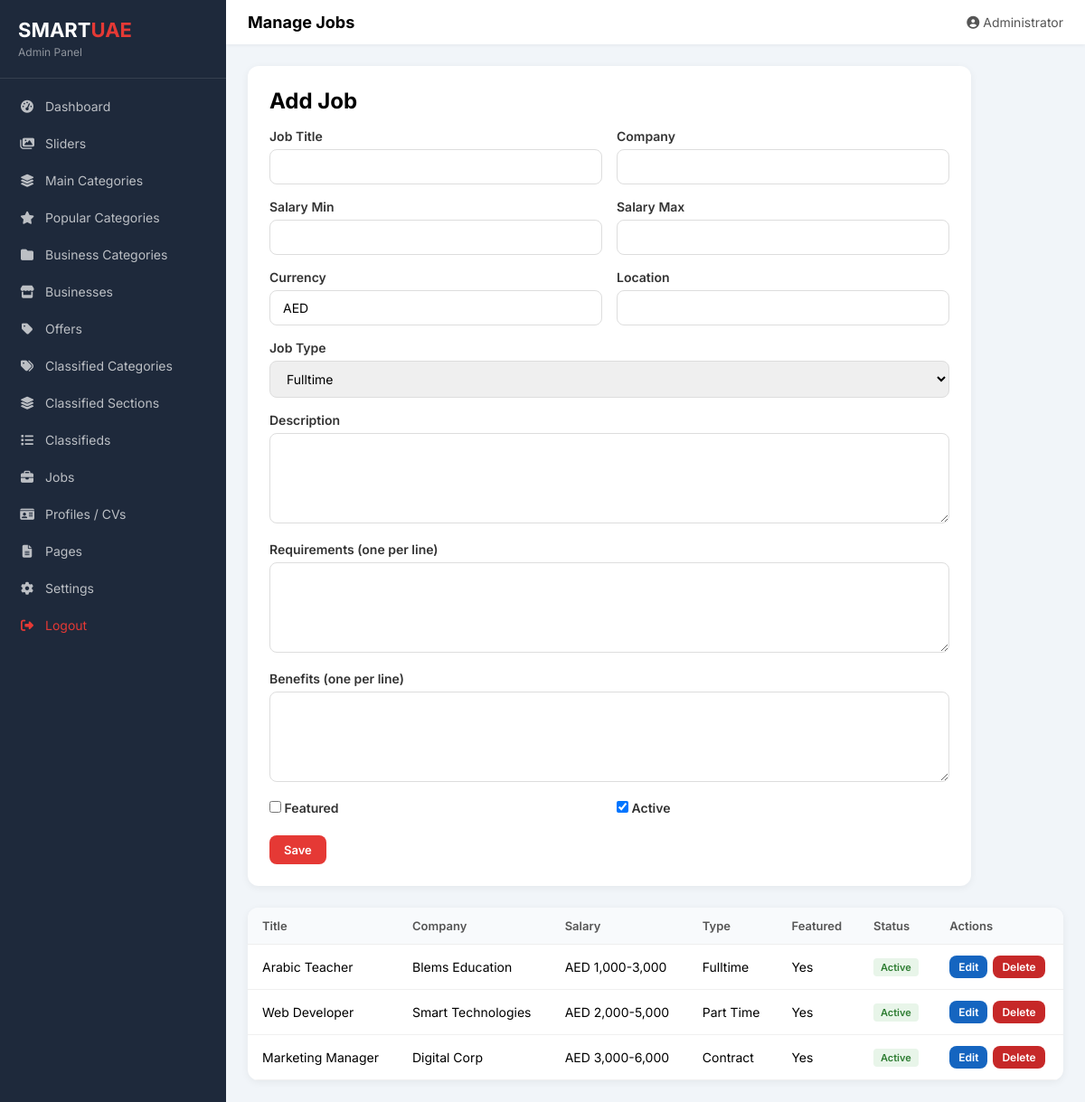
The app's page /admin/jobs.php (signed in) with its own data.
### tables this page shows
CREATE TABLE jobs (
    id INT AUTO_INCREMENT PRIMARY KEY,
    title VARCHAR(200) NOT NULL,
    company VARCHAR(200),
    company_logo VARCHAR(500),
    salary_min DECIMAL(10,2),
    salary_max DECIMAL(10,2),
    currency VARCHAR(10) DEFAULT 'AED',
    location VARCHAR(200),
    job_type ENUM('Fulltime', 'Part Time', 'Contract', 'Freelance') DEFAULT 'Fulltime',
    description TEXT,
    requirements TEXT,
    benefits TEXT,
    is_featured TINYINT(1) DEFAULT 0,
    is_active TINYINT(1) DEFAULT 1,
    posted_at TIMESTAMP DEFAULT CURRENT_TIMESTAMP
);

### includes/config.php (called while the page is built, shortened)
<?php
function e($str) {
    return htmlspecialchars($str ?? '', ENT_QUOTES, 'UTF-8');
}

### admin/jobs.php (the view, shortened to what this page needs)
<?php
require_once __DIR__ . '/../includes/config.php';
$db = getDB();
$editItem = null;
$items = $db->query("SELECT * FROM jobs ORDER BY posted_at DESC")->fetchAll();
include __DIR__ . '/includes/header.php';
?>
<div class="admin-form" style="margin-bottom: 24px;">
    <h2 style="margin-bottom: 16px;"><?= $editItem ? 'Edit' : 'Add' ?> Job</h2>
    <form method="POST">
        <div class="form-row">
            <div class="form-group"><label>Job Title</label><input type="text" name="title" value="<?= e($editItem['title'] ?? '') ?>" required></div>
            <div class="form-group"><label>Company</label><input type="text" name="company" value="<?= e($editItem['company'] ?? '') ?>" required></div>
        </div>
        <div class="form-row">
            <div class="form-group"><label>Salary Min</label><input type="number" step="0.01" name="salary_min" value="<?= e($editItem['salary_min'] ?? '') ?>"></div>
            <div class="form-group"><label>Salary Max</label><input type="number" step="0.01" name="salary_max" value="<?= e($editItem['salary_max'] ?? '') ?>"></div>
        </div>
        <div class="form-row">
            <div class="form-group"><label>Currency</label><input type="text" name="currency" value="<?= e($editItem['currency'] ?? 'AED') ?>"></div>
            <div class="form-group"><label>Location</label><input type="text" name="location" value="<?= e($editItem['location'] ?? '') ?>"></div>
        </div>
        <div class="form-group">
            <label>Job Type</label>
            <select name="job_type">
                <?php foreach (['Fulltime', 'Part Time', 'Contract', 'Freelance'] as $type): ?>
                <option value="<?= $type ?>" <?= ($editItem['job_type'] ?? '') === $type ? 'selected' : '' ?>><?= $type ?></option>
                <?php endforeach; ?>
            </select>
        </div>
        <div class="form-group"><label>Description</label><textarea name="description"><?= e($editItem['description'] ?? '') ?></textarea></div>
        <div class="form-group"><label>Requirements (one per line)</label><textarea name="requirements"><?= e($editItem['requirements'] ?? '') ?></textarea></div>
        <div class="form-group"><label>Benefits (one per line)</label><textarea name="benefits"><?= e($editItem['benefits'] ?? '') ?></textarea></div>
        <div class="form-row">
            <div class="form-group"><label class="form-check"><input type="checkbox" name="is_featured" <?= ($editItem['is_featured'] ?? 0) ? 'checked' : '' ?>> Featured</label></div>
            <div class="form-group"><label class="form-check"><input type="checkbox" name="is_active" <?= ($editItem['is_active'] ?? 1) ? 'checked' : '' ?>> Active</label></div>
        </div>
        <button type="submit" class="btn btn-primary">Save</button>
    </form>
</div>
<div class="admin-table-wrap">
    <table class="admin-table">
        <thead><tr><th>Title</th><th>Company</th><th>Salary</th><th>Type</th><th>Featured</th><th>Status</th><th>Actions</th></tr></thead>
        <tbody>
            <?php foreach ($items as $item): ?>
            <tr>
                <td><?= e($item['title']) ?></td>
                <td><?= e($item['company']) ?></td>
                <td><?= e($item['currency']) ?> <?= number_format($item['salary_min']) ?>-<?= number_format($item['salary_max']) ?></td>
                <td><?= e($item['job_type']) ?></td>
                <td><?= $item['is_featured'] ? 'Yes' : 'No' ?></td>
                <td><span class="badge <?= $item['is_active'] ? 'badge-active' : 'badge-inactive' ?>"><?= $item['is_active'] ? 'Active' : 'Inactive' ?></span></td>
                <td><div class="btn-group"><a href="?edit=<?= $item['id'] ?>" class="btn btn-info btn-sm">Edit</a><a href="?delete=<?= $item['id'] ?>" class="btn btn-delete btn-sm">Delete</a></div></td>
            </tr>
            <?php endforeach; ?>
        </tbody>
    </table>
</div>
<?php include __DIR__ . '/includes/footer.php'; ?>

### admin/includes/admin.css (style rules this page uses)
:root { --admin-primary: #E53935; --admin-dark: #1a1a2e; --admin-sidebar: #1e293b; --admin-bg: #f1f5f9; }
* { margin: 0; padding: 0; box-sizing: border-box; }
body { font-family: 'Inter', sans-serif; background: var(--admin-bg); display: flex; min-height: 100vh; }
.admin-table-wrap { background: #fff; border-radius: 12px; box-shadow: 0 2px 8px rgba(0,0,0,0.06); overflow: hidden; }
table.admin-table { width: 100%; border-collapse: collapse; }
table.admin-table th { background: #f8fafc; padding: 12px 16px; text-align: left; font-size: 13px; font-weight: 600; color: #555; border-bottom: 1px solid #eee; }
table.admin-table td { padding: 12px 16px; font-size: 14px; border-bottom: 1px solid #f0f0f0; vertical-align: middle; }
.btn { display: inline-block; padding: 8px 16px; border-radius: 8px; font-size: 13px; font-weight: 600; text-decoration: none; cursor: pointer; border: none; font-family: inherit; transition: opacity 0.2s; }
.btn-primary { background: var(--admin-primary); color: #fff; }
.btn-info { background: #1565C0; color: #fff; }
.btn-danger, .btn-delete { background: #C62828; color: #fff; }
.btn-sm { padding: 5px 10px; font-size: 12px; }
.btn-group { display: flex; gap: 6px; }
.admin-form { background: #fff; border-radius: 12px; padding: 24px; box-shadow: 0 2px 8px rgba(0,0,0,0.06); max-width: 800px; }
.form-group { margin-bottom: 16px; }
.form-group label { display: block; font-size: 14px; font-weight: 600; margin-bottom: 6px; color: #333; }
.form-group input, .form-group select, .form-group textarea { width: 100%; padding: 10px 14px; border: 1px solid #ddd; border-radius: 8px; font-size: 14px; font-family: inherit; }
.form-group textarea { min-height: 100px; resize: vertical; }
.form-row { display: grid; grid-template-columns: 1fr 1fr; gap: 16px; }
.form-check { display: flex; align-items: center; gap: 8px; }
.form-check input { width: auto; }
.badge { display: inline-block; padding: 3px 8px; border-radius: 4px; font-size: 11px; font-weight: 600; }
.badge-active { background: #E8F5E9; color: #2E7D32; }

### records on screen
jobs: title "Arabic Teacher", company "Blems Education", currency "AED", salary_min "1,000", salary_max "3,000", job_type "Fulltime", is_featured "Yes", is_active "Active"
jobs: title "Web Developer", company "Smart Technologies", currency "AED", salary_min "2,000", salary_max "5,000", job_type "Part Time", is_featured "Yes", is_active "Active"
jobs: title "Marketing Manager", company "Digital Corp", currency "AED", salary_min "3,000", salary_max "6,000", job_type "Contract", is_featured "Yes", is_active "Active"

### other values on screen
$pageTitle "Manage Jobs"
$_SESSION['admin_name'] "Administrator"
form field job_type "Fulltime"
